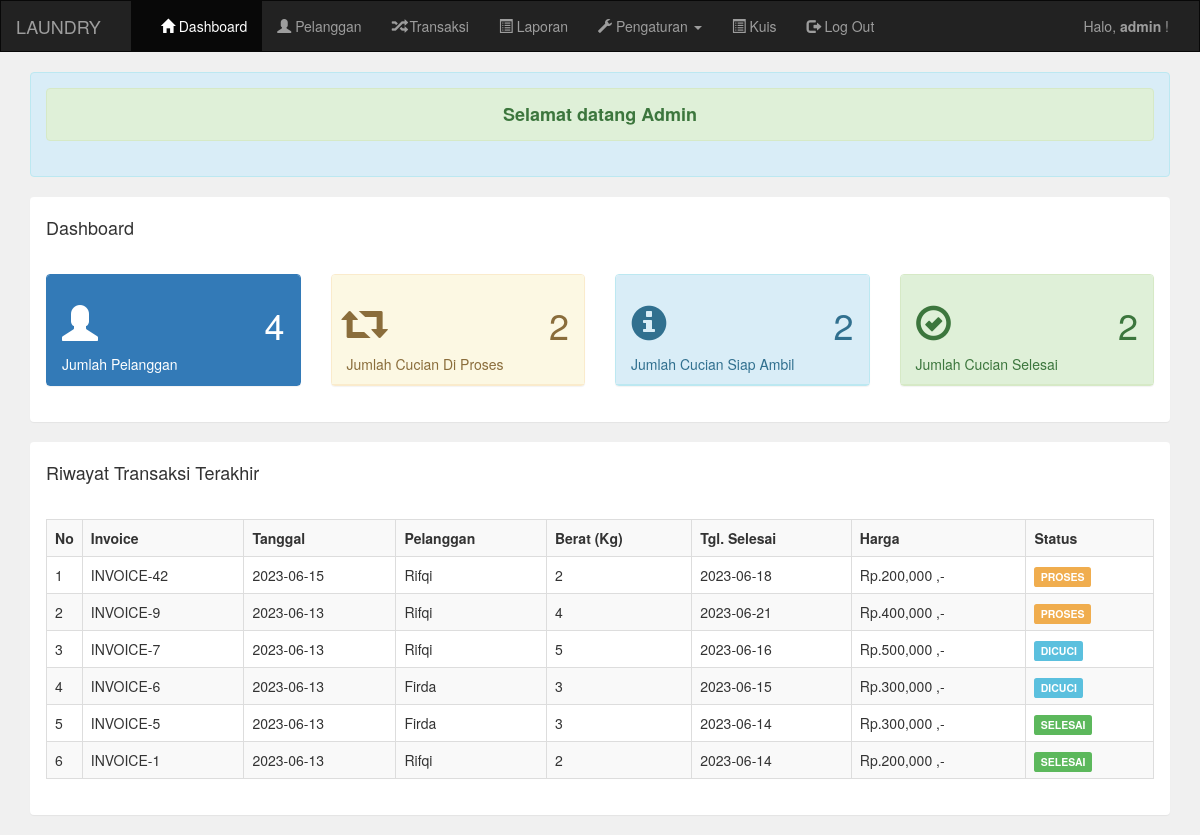
The page /admin/index.php (signed in) on the database its author committed.
### tables this page shows
CREATE TABLE `pelanggan` (
  `pelanggan_id` int(11) NOT NULL,
  `pelanggan_nama` varchar(255) NOT NULL,
  `pelanggan_hp` varchar(20) NOT NULL,
  `pelanggan_alamat` text NOT NULL
);

CREATE TABLE `transaksi` (
  `transaksi_id` int(11) NOT NULL,
  `transaksi_tgl` date NOT NULL,
  `transaksi_pelanggan` int(11) NOT NULL,
  `transaksi_harga` int(11) NOT NULL,
  `transaksi_berat` int(11) NOT NULL,
  `transaksi_tgl_selesai` date NOT NULL,
  `transaksi_status` int(11) NOT NULL
);

### admin/index.php (the view, shortened to what this page needs)
<?php include 'header.php'; ?>
<?php
include '../koneksi.php';
?>
<div class="container">
    <div class="alert alert-info text-center">
        <?php
        if (isset($_SESSION['pesan'])) {
            echo '<div class="alert alert-success text-center">';
            echo '<h4 style="margin-bottom: 0px"><b>' . $_SESSION['pesan'] . '</b></h4>';
            echo '</div>';
        }
        ?>
    </div>
    <div class="panel">
        <div class="panel-heading">
            <h4>Dashboard</h4>
        </div>
        <div class="panel-body">
            <div class="row">
                <div class="col-md-3">
                    <div class="panel panel-primary">
                        <div class="panel-heading">
                            <h1>
                                <i class="glyphicon glyphicon-user"></i>
                                <span class="pull-right">
                                    <?php
                                    $pelanggan = mysqli_query($koneksi, "select * from pelanggan");
                                    echo mysqli_num_rows($pelanggan);
                                    ?>
                                </span>
                            </h1>
                            Jumlah Pelanggan
                        </div>
                    </div>
                </div>
                <div class="col-md-3">
                    <div class="panel panel-warning">
                        <div class="panel-heading">
                            <h1>
                                <i class="glyphicon glyphicon-retweet"></i>
                                <span class="pull-right">
                                    <?php
                                    $proses = mysqli_query($koneksi, "select * from transaksi where transaksi_status='0'");
                                    echo mysqli_num_rows($proses);
                                    ?>
                                </span>
                            </h1>
                            Jumlah Cucian Di Proses
                        </div>
                    </div>
                </div>
                <div class="col-md-3">
                    <div class="panel panel-info">
                        <div class="panel-heading">
                            <h1>
                                <i class="glyphicon glyphicon-info-sign"></i>
                                <span class="pull-right">
                                    <?php
                                    $proses = mysqli_query($koneksi, "select * from transaksi where transaksi_status='1'");
                                    echo mysqli_num_rows($proses);
                                    ?>
                                </span>
                            </h1>
                            Jumlah Cucian Siap Ambil
                        </div>
                    </div>
                </div>
                <div class="col-md-3">
                    <div class="panel panel-success">
                        <div class="panel-heading">
                            <h1>
                                <i class="glyphicon glyphicon-ok-circle"></i>
                                <span class="pull-right">
                                    <?php
                                    $proses = mysqli_query($koneksi, "select * from transaksi where transaksi_status='2'");
                                    echo mysqli_num_rows($proses);
                                    ?>
                                </span>
                            </h1>
                            Jumlah Cucian Selesai
                        </div>
                    </div>
                </div>
            </div>
        </div>
    </div>
    <div class="panel">
        <div class="panel-heading">
            <h4>Riwayat Transaksi Terakhir</h4>
        </div>
        <div class="panel-body">
            <table class="table table-bordered table-striped">
                <tr>
                    <th width="1%">No</th>
                    <th>Invoice</th>
                    <th>Tanggal</th>
                    <th>Pelanggan</th>
                    <th>Berat (Kg)</th>
                    <th>Tgl. Selesai</th>
                    <th>Harga</th>
                    <th>Status</th>
                </tr>
                <?php
                $data = mysqli_query($koneksi, "select * from
pelanggan,transaksi where transaksi_pelanggan=pelanggan_id order by
transaksi_id desc limit 7");
                $no = 1;
                while ($d = mysqli_fetch_array($data)) {
                ?>
                    <tr>
                        <td><?php echo $no++; ?></td>
                        <td>INVOICE-<?php echo $d['transaksi_id']; ?></td>
                        <td><?php echo $d['transaksi_tgl']; ?></td>
                        <td><?php echo $d['pelanggan_nama']; ?></td>
                        <td><?php echo $d['transaksi_berat']; ?></td>
                        <td><?php echo $d['transaksi_tgl_selesai']; ?></td>
                        <td><?php echo "Rp." . number_format($d['transaksi_harga']) . " ,-"; ?></td>
                        <td>
                            <?php
                            if ($d['transaksi_status'] == "0") {
                                echo
                                "<div class='label label-warning'>PROSES</div>";
                            } else
                            if ($d['transaksi_status'] == "1") {
                                echo
                                "<div class='label label-info'>DICUCI</div>";
                            } else
                            if ($d['transaksi_status'] == "2") {
                                echo "<div class='label label-success'>SELESAI</div>";
                            }
                            ?>
                        </td>
                    </tr>
                <?php
                }
                ?>
            </table>
        </div>
    </div>
</div>
<?php include 'footer.php'; ?>

### admin/header.php (shortened to what this page needs)
<!DOCTYPE html>
<html>
<head>
    <link rel="stylesheet" type="text/css" href="../assets/css/bootstrap.css">
</head>
<body style="background: #f0f0f0">
    <nav class="navbar navbar-inverse" style="border-radius: 0px">
        <div class="container-fluid">
            <a class="navbar-brand" href="index.php">LAUNDRY
                <div class="collapse navbar-collapse" id="bs-examplenavbar-collapse-1">
                    <ul class="nav navbar-nav">
                        <li class="active"><a href="index.php"><i class="glyphicon glyphicon-home"></i> Dashboard</a></li>
                        <li><a href=" pelanggan.php"><i class="glyphicon glyphicon-user"></i> Pelanggan</a></li>
                        <li><a href="transaksi.php"><i class="glyphicon glyphicon-random"></i> Transaksi</a></li>
                        <li><a href="laporan.php"><i class="glyphicon glyphicon-list-alt"></i> Laporan</a></li>
                        <li class="dropdown">
                            <a href="#" class="dropdown-toggle" data-toggle="dropdown" role="button" aria-haspopup="true" aria-expanded="false">
                                <i class="glyphicon glyphicon-wrench"></i> Pengaturan <span class="caret"></span></a>
                        </li>
                        <li><a href="kuis.php"><i class="glyphicon glyphicon-list-alt"></i> Kuis</a></li>
                        <li><a href="logout.php"><i class="glyphicon glyphicon-log-out"></i> Log Out</a></li>
                    </ul>
                    <ul class="nav navbar-nav navbar-right">
                        <li>
                            <p class="navbar-text">Halo, <b><?php echo
                                                            $_SESSION['username']; ?></b> !</p>
                        </li>
                    </ul>
                </div>
        </div>
    </nav>

### admin/footer.php
</body>
</html>

### rows shown on the page
pelanggan: transaksi.transaksi_id "42", transaksi.transaksi_tgl "2023-06-15", pelanggan_nama "Rifqi", transaksi.transaksi_berat "2", transaksi.transaksi_tgl_selesai "2023-06-18", transaksi.transaksi_harga "200,000", shows "PROSES", transaksi.transaksi_id "9", transaksi.transaksi_tgl "2023-06-13", transaksi.transaksi_berat "4", transaksi.transaksi_tgl_selesai "2023-06-21", transaksi.transaksi_harga "400,000", transaksi.transaksi_id "7", transaksi.transaksi_berat "5", transaksi.transaksi_tgl_selesai "2023-06-16", transaksi.transaksi_harga "500,000", shows "DICUCI", transaksi.transaksi_id "1", transaksi.transaksi_tgl_selesai "2023-06-14", shows "SELESAI"
pelanggan: transaksi.transaksi_id "6", transaksi.transaksi_tgl "2023-06-13", pelanggan_nama "Firda", transaksi.transaksi_berat "3", transaksi.transaksi_tgl_selesai "2023-06-15", transaksi.transaksi_harga "300,000", shows "DICUCI", transaksi.transaksi_id "5", transaksi.transaksi_tgl_selesai "2023-06-14", shows "SELESAI"

### other values the page prints
$_SESSION['username'] "admin"
$_SESSION['pesan'] "Selamat datang Admin"
mysqli_num_rows($pelanggan) "4"
mysqli_num_rows($proses) "2"
